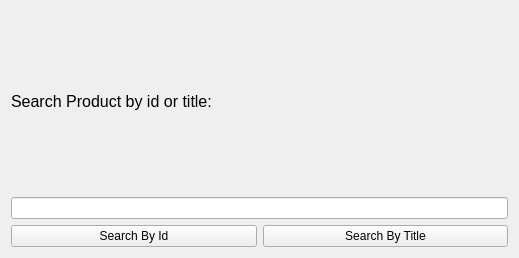
<?xml version="1.0" encoding="UTF-8"?>
<ui version="4.0">
 <class>Form</class>
 <widget class="QWidget" name="Form">
  <property name="geometry">
   <rect>
    <x>0</x>
    <y>0</y>
    <width>519</width>
    <height>258</height>
   </rect>
  </property>
  <property name="windowTitle">
   <string>Form</string>
  </property>
  <layout class="QVBoxLayout" name="verticalLayout">
   <item>
    <widget class="QLabel" name="label">
     <property name="font">
      <font>
       <pointsize>12</pointsize>
      </font>
     </property>
     <property name="text">
      <string>Search Product by id or title:</string>
     </property>
    </widget>
   </item>
   <item>
    <widget class="QLineEdit" name="text"/>
   </item>
   <item>
    <layout class="QHBoxLayout" name="horizontalLayout">
     <item>
      <widget class="QPushButton" name="byIdBtn">
       <property name="text">
        <string>Search By Id</string>
       </property>
      </widget>
     </item>
     <item>
      <widget class="QPushButton" name="byTitleBtn">
       <property name="text">
        <string>Search By Title</string>
       </property>
      </widget>
     </item>
    </layout>
   </item>
  </layout>
 </widget>
 <resources/>
 <connections/>
</ui>
